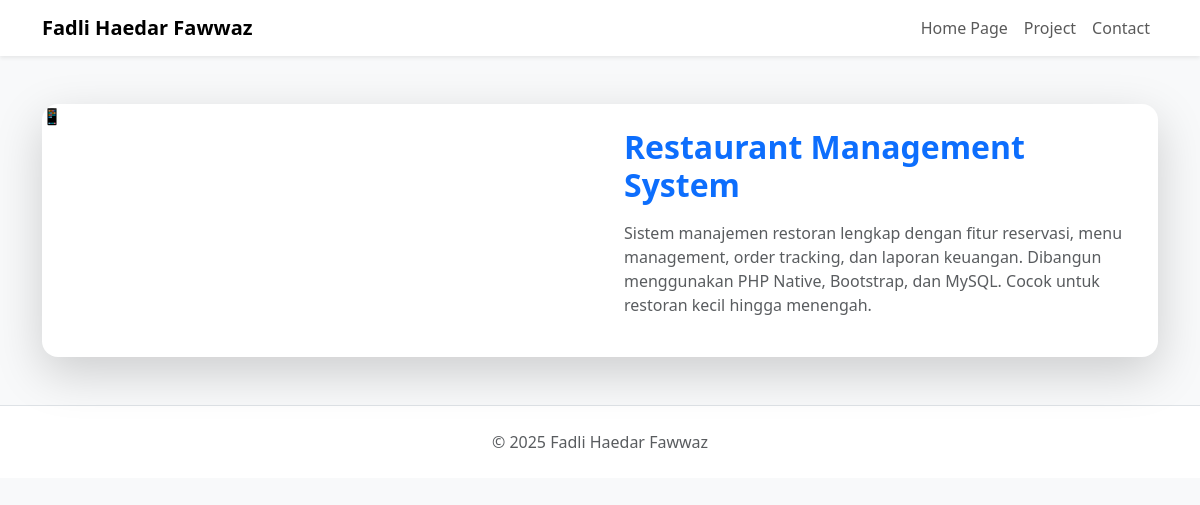
/projek/project-detail.php?id=3, run on the app's committed database.
### tables this page shows
CREATE TABLE IF NOT EXISTS projects (
    id INT AUTO_INCREMENT PRIMARY KEY,
    judul VARCHAR(200) NOT NULL,
    deskripsi LONGTEXT NOT NULL,
    gambar VARCHAR(255),
    link VARCHAR(255),
    created_at TIMESTAMP DEFAULT CURRENT_TIMESTAMP,
    updated_at TIMESTAMP DEFAULT CURRENT_TIMESTAMP ON UPDATE CURRENT_TIMESTAMP
);

### projek/project-detail.php (the view, shortened to what this page needs)
<?php
require_once '../db.php';
$project_id = isset($_GET['id']) ? intval($_GET['id']) : 0;
$query = "SELECT id, judul, deskripsi, gambar, link, created_at, updated_at FROM projects WHERE id = $project_id LIMIT 1";
$result = $conn->query($query);
$project = $result->fetch_assoc();
$imagePath = '';
?>
<!DOCTYPE html>
<html lang="en">
  <head>
    <link
      href="https://cdn.jsdelivr.net/npm/bootstrap@5.3.3/dist/css/bootstrap.min.css"
      rel="stylesheet"
    />
  </head>
  <body class="bg-light">
    <nav class="navbar navbar-expand-lg navbar-light bg-white shadow-sm mb-4">
      <div class="container">
        <a class="navbar-brand fw-bold" href="../index.html">Fadli Haedar Fawwaz</a>
        <div class="collapse navbar-collapse justify-content-end" id="navbarNav">
          <ul class="navbar-nav">
            <li class="nav-item">
              <a class="nav-link" href="../index.php#about">Home Page</a>
            </li>
            <li class="nav-item">
              <a class="nav-link" href="../index.php#projects">Project</a>
            </li>
            <li class="nav-item">
              <a class="nav-link" href="../index.php#contact">Contact</a>
            </li>
          </ul>
        </div>
      </div>
    </nav>
    <div class="container my-5">
      <div class="card shadow-lg border-0 rounded-4 overflow-hidden">
        <div class="row g-0">
          <div class="col-md-6">
            <?php if (!empty($imagePath)): ?>
                <img src="<?php echo $imagePath; ?>" alt="<?php echo htmlspecialchars($project['judul']); ?>" class="img-fluid h-100 object-fit-cover">
            <?php else: ?>
                <div class="img-fluid h-100 object-fit-cover">📱</div>
            <?php endif; ?>
          </div>
          <div class="col-md-6 d-flex flex-column justify-content-center p-4">
            <h2 class="fw-bold mb-3 text-primary"><?php echo htmlspecialchars($project['judul']); ?></h2>
            <p class="text-muted">
              <?php echo htmlspecialchars($project['deskripsi']); ?>
            </p>
          </div>
        </div>
      </div>
      </div>
    <footer class="text-center py-4 bg-white border-top mt-5">
      <p class="mb-0 text-muted">&copy; 2025 Fadli Haedar Fawwaz</p>
    </footer>
  </body>
</html>

### data on the page
projects: judul "Restaurant Management System", deskripsi "Sistem manajemen restoran lengkap dengan fitur reservasi, menu management, order tracking, dan laporan keuangan. Dibangun menggunakan PHP Native, Bootstrap, dan MySQL. Cocok untuk restoran kecil hingga menengah."
